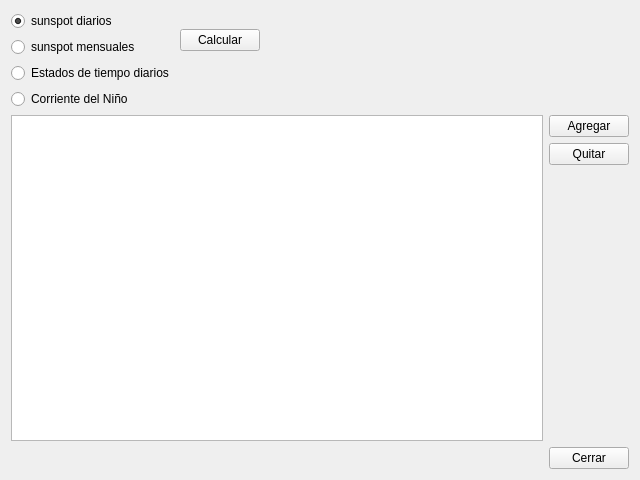
<?xml version="1.0" encoding="UTF-8"?>
<ui version="4.0">
 <class>fileLoadWidget</class>
 <widget class="QWidget" name="fileLoadWidget">
  <property name="geometry">
   <rect>
    <x>0</x>
    <y>0</y>
    <width>640</width>
    <height>480</height>
   </rect>
  </property>
  <property name="windowTitle">
   <string>Form</string>
  </property>
  <layout class="QVBoxLayout" name="verticalLayout_4">
   <item>
    <layout class="QHBoxLayout" name="horizontalLayout_3">
     <item>
      <layout class="QVBoxLayout" name="verticalLayout_2">
       <item>
        <widget class="QRadioButton" name="sunspotDiaryRadioButton">
         <property name="text">
          <string>sunspot diarios</string>
         </property>
         <property name="checked">
          <bool>true</bool>
         </property>
        </widget>
       </item>
       <item>
        <widget class="QRadioButton" name="sunspotMonthlyRadioButton">
         <property name="text">
          <string>sunspot mensuales</string>
         </property>
        </widget>
       </item>
       <item>
        <widget class="QRadioButton" name="weatherDiaryRadioButton">
         <property name="text">
          <string>Estados de tiempo diarios</string>
         </property>
        </widget>
       </item>
       <item>
        <widget class="QRadioButton" name="ninoMonthlyRadioButton">
         <property name="text">
          <string>Corriente del Niño</string>
         </property>
        </widget>
       </item>
      </layout>
     </item>
     <item>
      <layout class="QVBoxLayout" name="verticalLayout_3">
       <item>
        <widget class="QPushButton" name="calcButton">
         <property name="text">
          <string>Calcular</string>
         </property>
        </widget>
       </item>
       <item>
        <spacer name="verticalSpacer_2">
         <property name="orientation">
          <enum>Qt::Vertical</enum>
         </property>
         <property name="sizeType">
          <enum>QSizePolicy::Minimum</enum>
         </property>
         <property name="sizeHint" stdset="0">
          <size>
           <width>20</width>
           <height>40</height>
          </size>
         </property>
        </spacer>
       </item>
      </layout>
     </item>
     <item>
      <spacer name="horizontalSpacer_2">
       <property name="orientation">
        <enum>Qt::Horizontal</enum>
       </property>
       <property name="sizeHint" stdset="0">
        <size>
         <width>40</width>
         <height>20</height>
        </size>
       </property>
      </spacer>
     </item>
    </layout>
   </item>
   <item>
    <layout class="QHBoxLayout" name="horizontalLayout_2">
     <property name="sizeConstraint">
      <enum>QLayout::SetDefaultConstraint</enum>
     </property>
     <item>
      <widget class="QTableWidget" name="tableWidget">
       <property name="sizePolicy">
        <sizepolicy hsizetype="Expanding" vsizetype="Expanding">
         <horstretch>0</horstretch>
         <verstretch>0</verstretch>
        </sizepolicy>
       </property>
       <property name="selectionMode">
        <enum>QAbstractItemView::SingleSelection</enum>
       </property>
       <property name="selectionBehavior">
        <enum>QAbstractItemView::SelectRows</enum>
       </property>
       <attribute name="horizontalHeaderStretchLastSection">
        <bool>true</bool>
       </attribute>
       <attribute name="verticalHeaderStretchLastSection">
        <bool>false</bool>
       </attribute>
      </widget>
     </item>
     <item>
      <layout class="QVBoxLayout" name="verticalLayout">
       <item>
        <widget class="QPushButton" name="addButton">
         <property name="text">
          <string>Agregar</string>
         </property>
        </widget>
       </item>
       <item>
        <widget class="QPushButton" name="delButton">
         <property name="text">
          <string>Quitar</string>
         </property>
        </widget>
       </item>
       <item>
        <spacer name="verticalSpacer">
         <property name="orientation">
          <enum>Qt::Vertical</enum>
         </property>
         <property name="sizeType">
          <enum>QSizePolicy::Expanding</enum>
         </property>
         <property name="sizeHint" stdset="0">
          <size>
           <width>20</width>
           <height>40</height>
          </size>
         </property>
        </spacer>
       </item>
      </layout>
     </item>
    </layout>
   </item>
   <item>
    <layout class="QHBoxLayout" name="horizontalLayout">
     <item>
      <spacer name="horizontalSpacer">
       <property name="orientation">
        <enum>Qt::Horizontal</enum>
       </property>
       <property name="sizeHint" stdset="0">
        <size>
         <width>40</width>
         <height>20</height>
        </size>
       </property>
      </spacer>
     </item>
     <item>
      <widget class="QPushButton" name="closeButton">
       <property name="text">
        <string>Cerrar</string>
       </property>
      </widget>
     </item>
    </layout>
   </item>
  </layout>
 </widget>
 <resources/>
 <connections/>
</ui>
